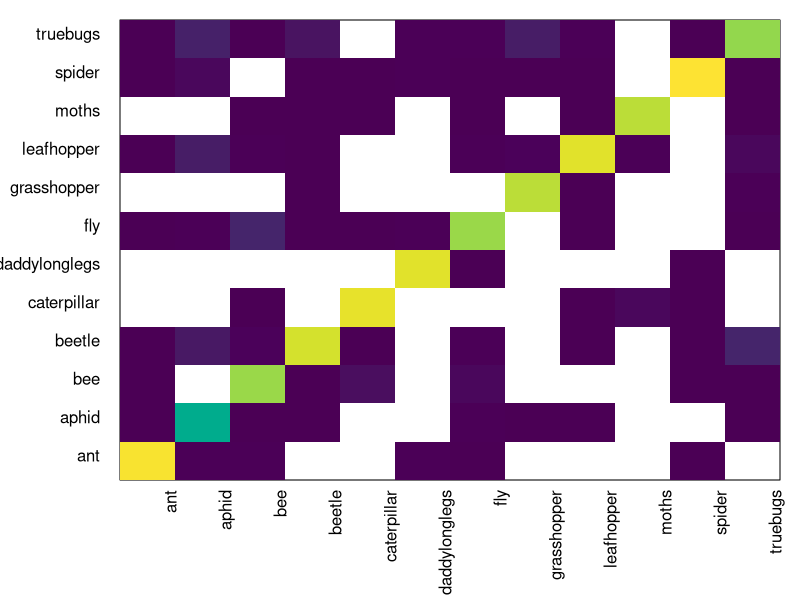

This chart was generated by the following R code: (Note: this script raises an error after producing the figure.)
# Script for Identifying the types of errors made by citizen scientists in Caterpillars Count!

# Load libraries
library(dplyr)
library(tidyr)
library(stringr)
library(ggplot2)
library(forcats)

# Read in raw data
arthro_sight = read.csv("2023-07-13_ExpertIdentification.csv")

# true_counts displays OriginalGroup:UpdatedGroup/StandardGroup:number of ID's with that pair 
 true_counts = arthro_sight %>%
   group_by(OriginalGroup, StandardGroup) %>%
   summarize(number = n()) 

# total_counts shows total amount of OriginalGroup IDs 
 total_counts = arthro_sight %>%
   group_by(OriginalGroup) %>%
   summarize(total_ID = n())
  
# use left_join() to compare total with proportion from true_counts
error_num = true_counts %>%
  group_by(OriginalGroup) %>% 
  left_join(total_counts, true_counts, by = c("OriginalGroup" = "OriginalGroup")) %>%
  mutate(rate = round((number / total_ID) * 100, 1)) %>%
  arrange(OriginalGroup, desc(rate)) #to see total desc rate (ie daddylonglegs are the least erroneously-ID'd arthropods) delete 'OriginalGroup' from arrange()


# pivot table 
pivoted = error_num %>%
  select(OriginalGroup, StandardGroup, rate) %>%
  pivot_wider(names_from = StandardGroup, values_from = rate)

arthGroupsWeWant = c("ant", "aphid", "bee", "beetle", "caterpillar", 
                     "daddylonglegs", "fly", "grasshopper", "leafhopper",
                     "moths", "spider", "truebugs")

pivot2 = pivoted[pivoted$OriginalGroup %in% arthGroupsWeWant, 
                 arthGroupsWeWant] %>%
  mutate(OriginalGroup = arthGroupsWeWant) %>%
  select(OriginalGroup, ant:truebugs)

# image() plotting
par(mar = c(6, 6, 1, 1))
image(as.matrix(pivot2[, 2:ncol(pivot2)]), xaxt="n", yaxt="n", col = hcl.colors(100, "viridis")) 

mtext(arthGroupsWeWant, 1, at = (1:12)/11, las = 2, line = 0.5, padj = -2) +
mtext(arthGroupsWeWant, 2, at = (1:12)/11, las = 1, line = 1, padj = 3) 

# can add numbers to middle cells?

?seq


# Stacked bar graph

only_error_num = error_num %>%
  filter(OriginalGroup != StandardGroup,
         StandardGroup %in% arthGroupsWeWant, 
         OriginalGroup %in% arthGroupsWeWant)

stacked = ggplot(only_error_num, aes(fill=StandardGroup, y=rate, x=fct_infreq(OriginalGroup))) +
  geom_bar(position='stack', 
           stat = 'identity') + 
  labs(x = "Originally Submitted As", 
       y = "Error Rate", 
       title = "Error Rate in Arthropod ID from Caterpillars Count!") +
  theme(plot.title = element_text(hjust=0.5, size=10), 
        legend.text = element_text(size = 5), 
        legend.key.size = unit(2, 'mm'), 
        legend.title = element_text("testing"), 
        axis.text.x = element_text(size = 8, angle = 270, hjust = 0, vjust = 0))

# scale_fill_manual('Position', values=c('coral2', 'steelblue', 'pink', 'green', 'darkblue', 'turquoise', 'orange','green4', 'orange4','yellow', 'yellow3', 'pink4', 'darkturquoise', 'red')

grid = only_error_num %>%
  image(matrix('OriginalGroup', 'UpdatedGroup', 'rate'))
# 'z' must be a matrix ???


